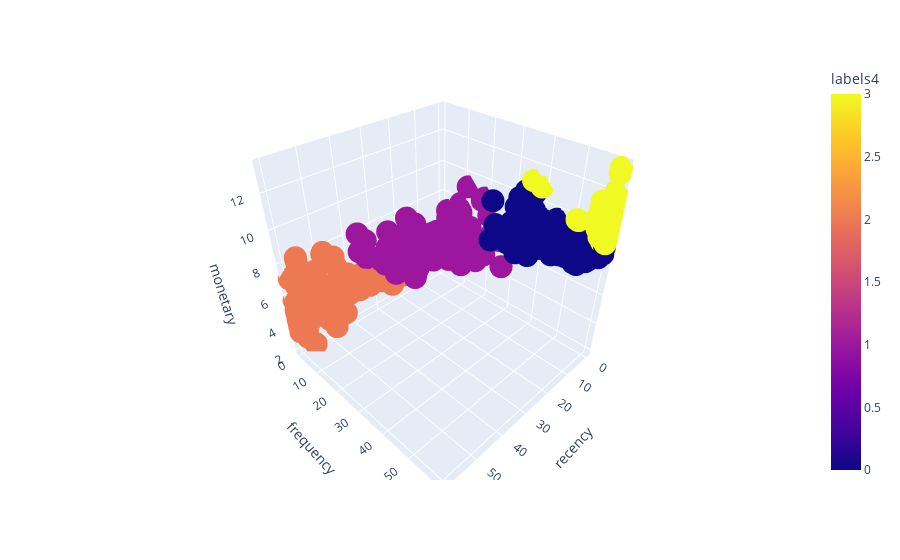

Source (notebook cell):
### Markdown cell above
3 clusters splits the data very well. There seem to be no major outliers.

### Code cell
px.scatter_3d(
    rfm_table_log.drop(columns=['labels3']), 
    x='recency', 
    y='frequency', 
    z='monetary', 
    color='labels4'
)

### Figure 1 — Plotly figure (JSON) as saved in the notebook; plotly's stock layout.template omitted (floating-point values rounded to 4 significant figures; data arrays with more than 128 entries replaced by an {"elided": "..."} marker saying what was removed)
{"data": [{"hovertemplate": "recency=%{x}<br>frequency=%{y}<br>monetary=%{z}<br>labels4=%{marker.color}<extra></extra>", "legendgroup": "", "marker": {"color": {"elided": "399 int values"}, "coloraxis": "coloraxis", "symbol": "circle"}, "mode": "markers", "name": "", "scene": "scene", "showlegend": false, "type": "scatter3d", "x": {"elided": "399 float values"}, "y": {"elided": "399 int values"}, "z": {"elided": "399 float values"}}], "layout": {"coloraxis": {"colorbar": {"title": {"text": "labels4"}}, "colorscale": [[0, "#0d0887"], [0.1111, "#46039f"], [0.2222, "#7201a8"], [0.3333, "#9c179e"], [0.4444, "#bd3786"], [0.5556, "#d8576b"], [0.6667, "#ed7953"], [0.7778, "#fb9f3a"], [0.8889, "#fdca26"], [1, "#f0f921"]]}, "legend": {"tracegroupgap": 0}, "margin": {"t": 60}, "scene": {"domain": {"x": [0, 1], "y": [0, 1]}, "xaxis": {"title": {"text": "recency"}}, "yaxis": {"title": {"text": "frequency"}}, "zaxis": {"title": {"text": "monetary"}}}}}
